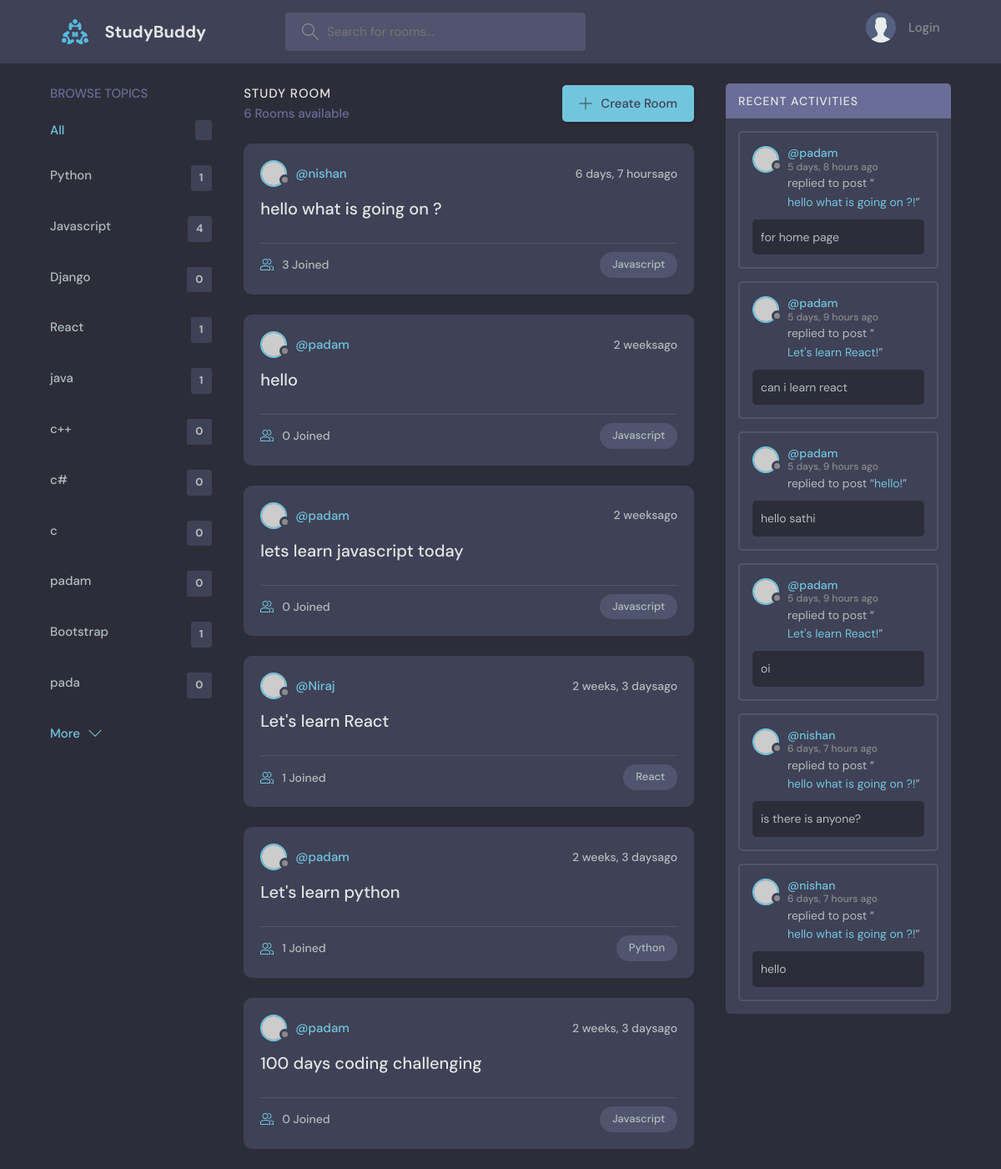
The page /?q=c on the database as committed earlier.
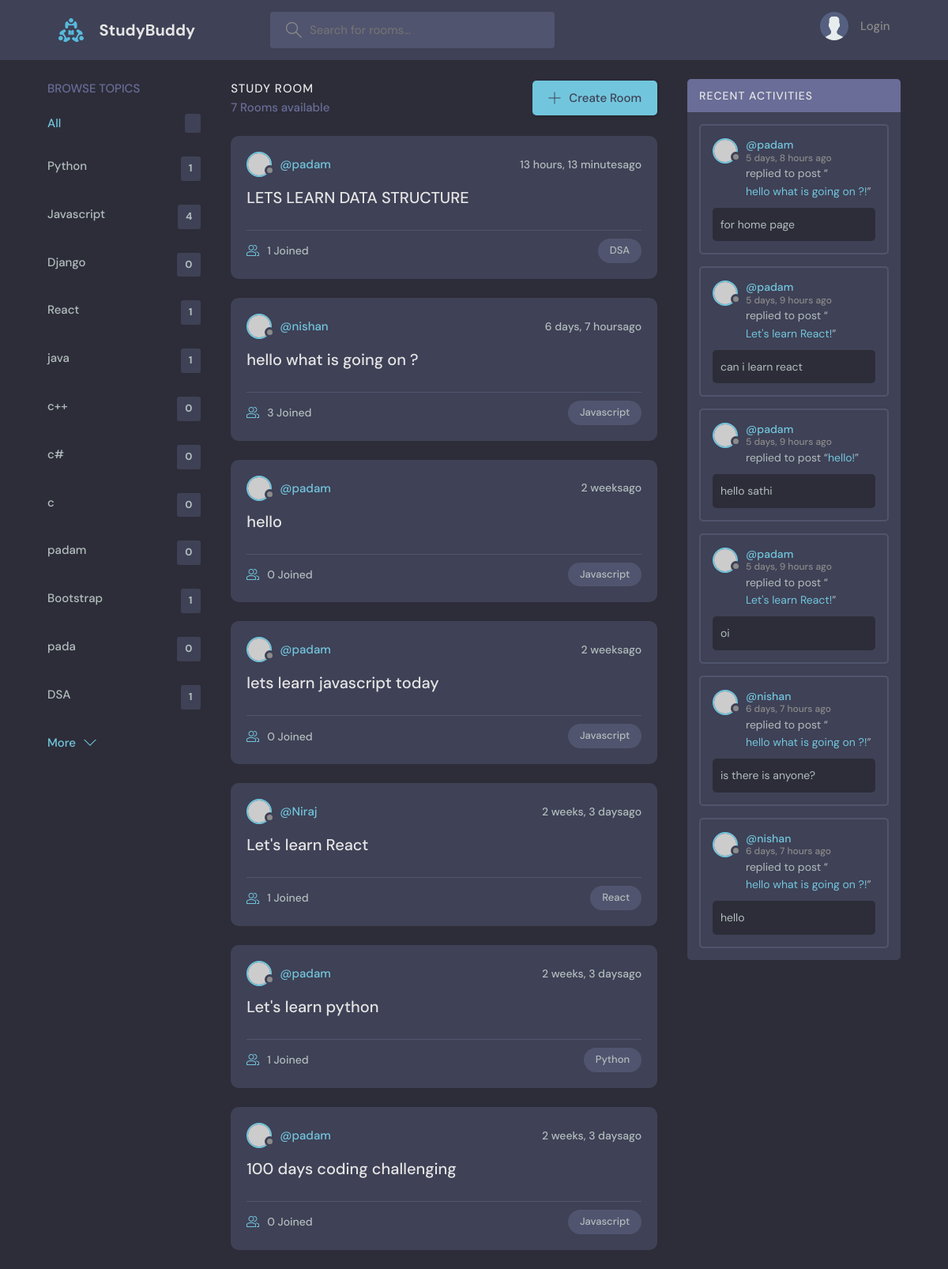
The same page on the database as committed later.
### base/models.py (models this page shows, shortened)
class Topic(models.Model):
    name = models.CharField(max_length=200)

class Room(models.Model):
    host = models.ForeignKey(User,on_delete = models.SET_NULL,null = True)
    topic = models.ForeignKey(Topic,on_delete = models.SET_NULL,null = True)
    name = models.CharField(max_length=200)
    description = models.TextField(null= True,blank = True) #null= true or black= true -- means it cannot be null and black
    participants = models.ManyToManyField(User,related_name='participants' ,blank=True)
    updated = models.DateTimeField(auto_now = True)#it take timestamp everytime whenever updated
    created = models.DateTimeField(auto_now_add = True) #it takes timestapm at the beginning only
    class Meta:
        ordering = ['-updated','-created'] # (-) will make the ordering of lettest item at beginning
    def __str__(self):
        return self.name

class Message(models.Model):
    user = models.ForeignKey(User,on_delete = models.CASCADE)
    room = models.ForeignKey(Room,on_delete=models.CASCADE) #0n_delete= models.CASCADE =>means all the child messages will be deleted
    body= models.TextField()
    updated = models.DateField(auto_now = True)
    created = models.DateTimeField(auto_now_add = True)
    class Meta:
        ordering = ['-updated','-created']

### base/views.py (the view)
# urls.py: path('',views.home,name="home"),
def home(request):
    q = request.GET.get('q') if request.GET.get('q') != None else ''
    rooms = Room.objects.filter(
        Q(topic__name__icontains = q) |
        Q(name__icontains = q) |
        Q(description__icontains = q)
        )
    rooms_count = rooms.count()
    topics = Topic.objects.all()
    room_messages = Message.objects.filter(Q(room__topic__name__icontains = q))
    context = {
        'rooms':rooms,
        'topic':topics,
        'room_count':rooms_count,
        'room_message':room_messages
               }
    return render(request,'base/home.html',context)

### base/templates/base/home.html (shortened to what this page needs)
    {% extends 'main.html' %}
    {% block content %}
    <main class="layout layout--3">
      <div class="container">
        {% include 'base/topics_components.html' %}
        <div class="roomList">
          <div class="roomList__header">
            <div>
              <h2>Study Room</h2>
              <p>{{room_count}} Rooms available</p>
            </div>
            <a class="btn btn--main" href="{% url 'create-room' %}">
              <svg version="1.1" xmlns="http://www.w3.org/2000/svg" width="32" height="32" viewBox="0 0 32 32">
                <title>add</title>
                <path
                  d="M16.943 0.943h-1.885v14.115h-14.115v1.885h14.115v14.115h1.885v-14.115h14.115v-1.885h-14.115v-14.115z"
                ></path>
              </svg>
              Create Room
            </a>
          </div>
         {% include 'base/feed_components.html' %}
        </div>
        {% include 'base/activity_components.html' %}
      </div>
    </main>
{% endblock content %}

### base/templates/base/topics_components.html
<div class="topics">
    <div class="topics__header">
      <h2>Browse Topics</h2>
    </div>
    <ul class="topics__list">
      <li>
        <a href="{% url 'home' %}" class="active">All <span>{{topics.count}}</span></a>
      </li>
      {% for topics in topic %}
      <li>
        <a href="{% url 'home' %}?q={{topics.name}}">{{topics.name}} <span>{{topics.room_set.all.count}}</span></a>
      </li>
      {% endfor %}
    </ul>
    <a class="btn btn--link" href="topics.html">
      More
      <svg version="1.1" xmlns="http://www.w3.org/2000/svg" width="32" height="32" viewBox="0 0 32 32">
        <title>chevron-down</title>
        <path d="M16 21l-13-13h-3l16 16 16-16h-3l-13 13z"></path>
      </svg>
    </a>
  </div>

### base/templates/base/feed_components.html (shortened to what this page needs)
{% for i in rooms %}
<div class="roomListRoom">
    <div class="roomListRoom__header">
      <a href="{% url 'userProfile' i.host.id %}" class="roomListRoom__author">
        <div class="avatar avatar--small">
          <img src="https://randomuser.me/api/portraits/women/11.jpg" />
        </div>
        <span>@{{i.host.username}}</span>
      </a>
      <div class="roomListRoom__actions">
        <span>{{i.created |timesince}}ago</span>
      </div>
    </div>
    <div class="roomListRoom__content">
      <a href="{%  url 'room' i.id %}">{{i.name}}</a>
    </div>
    <div class="roomListRoom__meta">
      <a href="{%  url 'room' i.id %}" class="roomListRoom__joined">
        {{i.participants.all.count}} Joined
      </a>
      <p class="roomListRoom__topic">{{i.topic.name}}</p>
    </div>
  </div>
{% endfor %}

### base/templates/base/activity_components.html (shortened to what this page needs)
<div class="activities">
    <div class="activities__header">
      <h2>Recent Activities</h2>
    </div>
    {% for message in room_message %}
    <div class="activities__box">
      <div class="activities__boxHeader roomListRoom__header">
        <a href=" {% url 'userProfile' message.user.id %}" class="roomListRoom__author">
          <div class="avatar avatar--small">
            <img src="https://randomuser.me/api/portraits/women/11.jpg" />
          </div>
          <p>
            @{{message.user}}
            <span>{{message.created|timesince}} ago</span>
          </p>
        </a>
      </div>
      <div class="activities__boxContent">
        <p>replied to post “<a href="{% url 'room' message.room.id %}">{{message.room}}!</a>”</p>
        <div class="activities__boxRoomContent">
         {{message.body}}
        </div>
      </div>
    </div>
    {% endfor %}
  </div>

Rows that differ between the two databases and show on the page:
added Topic: name "DSA", room_set.all.count "1"
added Room: host.username "padam", created "13 hours, 13 minutes", name "LETS LEARN DATA STRUCTURE", participants.all.count "1", topic.name "DSA"
Other text that changed with them:
{{ room_count }}: "6" → "7"
